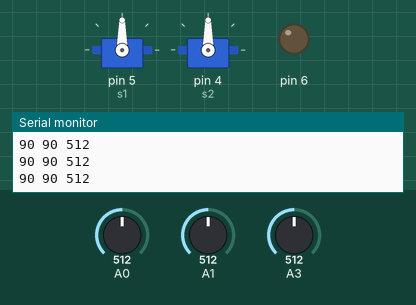
Recording of a sketch running on a simulated Arduino Uno, built with avr-gcc and run on an emulated ATmega328P. Shown: 2 × servo, output pins drawn as LEDs (lit = HIGH), the last lines printed to the serial monitor. The test bench sets the inputs (shaded band); at power-on: A0 = 512, A1 = 512, A3 = 512.

Above: at 1.2 s.
1.3 s: A0 set to 554
At 2.2 s:
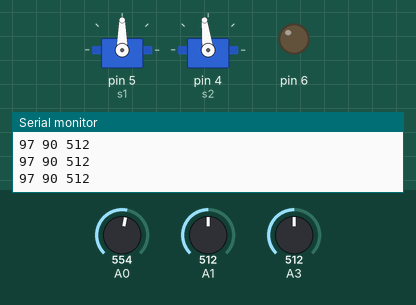
2.8 s: A0 set to 577
At 3.3 s:
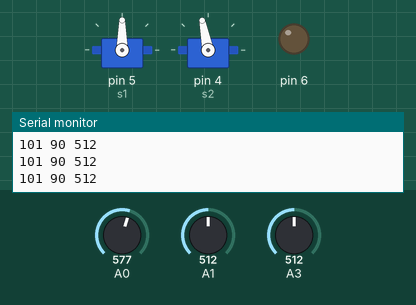
4.3 s: A1 set to 62
At 5.5 s:
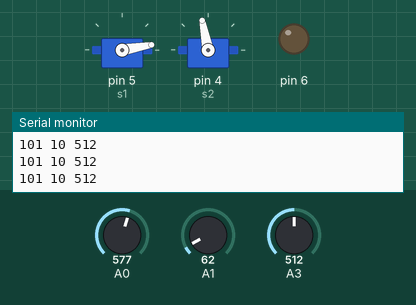
5.8 s: A1 set to 53
At 6.6 s:
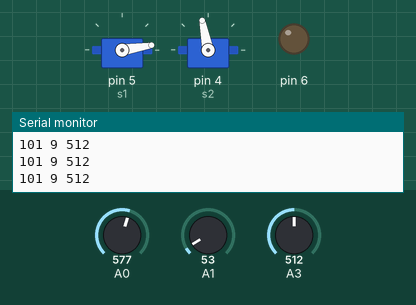
8.8 s: A3 set to 0
At 9.5 s:
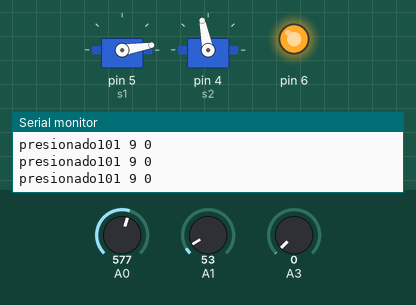
10.3 s: A0 set to 511
At 10.7 s:
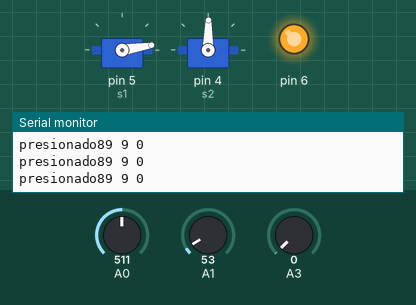
Timing chart, 0 to 12.8 s (numbered marks = the images above; inputs shaded):
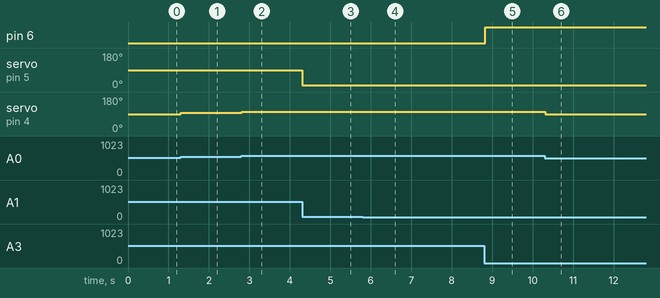

The sketch:

pistola_chorro.ino
```cpp
#include <Servo.h>
Servo s1,s2;
int pos1;
int pos2;
int state;
void setup() {
Serial.begin(9600);
s1.attach(5);
s2.attach(4);
pinMode(7,INPUT);
pinMode(6,OUTPUT);
digitalWrite(6,LOW);
}

void loop() {
  pos1=map(analogRead(A0),0,1023,0,180);
  pos2=map(analogRead(A1),0,1023,0,180);
  state=analogRead(A3);
 s1.write(pos2);
 s2.write(pos1);
 Serial.print(pos1);
 Serial.print(" ");
 Serial.print(pos2);
 Serial.print(" ");
 Serial.println(state);
 if(state==0){
  Serial.print("presionado");
  digitalWrite(6,HIGH);
 }else{
  digitalWrite(6,LOW);
 }

}
```

Measured:
- after the input at 1.3 s, servo on pin 4 (s2): 90° → 97° at once
- after the input at 2.8 s, servo on pin 4 (s2): 97° → 101° at once
- after the input at 4.3 s, servo on pin 5 (s1): 90° → 10° at once
- after the input at 5.8 s, servo on pin 5 (s1): 10° → 9° at once
- after the input at 8.8 s, pin 6: LOW → HIGH at once
- after the input at 10.3 s, servo on pin 4 (s2): 101° → 89° at once
